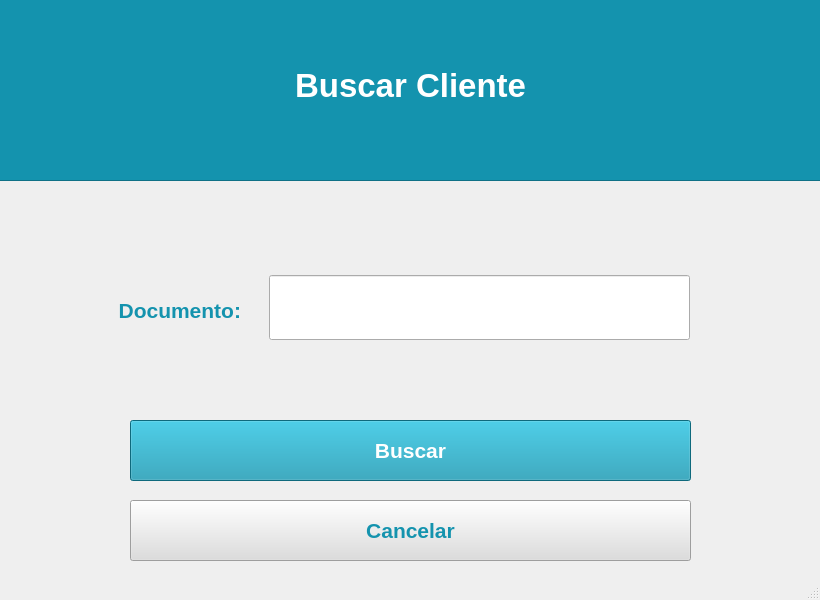
<?xml version="1.0" encoding="UTF-8"?>
<ui version="4.0">
 <class>MainWindow</class>
 <widget class="QMainWindow" name="MainWindow">
  <property name="enabled">
   <bool>true</bool>
  </property>
  <property name="geometry">
   <rect>
    <x>0</x>
    <y>0</y>
    <width>820</width>
    <height>600</height>
   </rect>
  </property>
  <property name="sizePolicy">
   <sizepolicy hsizetype="Preferred" vsizetype="Preferred">
    <horstretch>0</horstretch>
    <verstretch>0</verstretch>
   </sizepolicy>
  </property>
  <property name="minimumSize">
   <size>
    <width>820</width>
    <height>600</height>
   </size>
  </property>
  <property name="maximumSize">
   <size>
    <width>820</width>
    <height>600</height>
   </size>
  </property>
  <property name="windowTitle">
   <string>MainWindow</string>
  </property>
  <property name="toolButtonStyle">
   <enum>Qt::ToolButtonTextUnderIcon</enum>
  </property>
  <property name="animated">
   <bool>false</bool>
  </property>
  <property name="documentMode">
   <bool>true</bool>
  </property>
  <widget class="QWidget" name="centralwidget">
   <widget class="QPushButton" name="Buscar">
    <property name="geometry">
     <rect>
      <x>130</x>
      <y>420</y>
      <width>561</width>
      <height>61</height>
     </rect>
    </property>
    <property name="palette">
     <palette>
      <active>
       <colorrole role="WindowText">
        <brush brushstyle="SolidPattern">
         <color alpha="255">
          <red>255</red>
          <green>255</green>
          <blue>255</blue>
         </color>
        </brush>
       </colorrole>
       <colorrole role="Button">
        <brush brushstyle="SolidPattern">
         <color alpha="255">
          <red>20</red>
          <green>147</green>
          <blue>174</blue>
         </color>
        </brush>
       </colorrole>
       <colorrole role="ButtonText">
        <brush brushstyle="SolidPattern">
         <color alpha="255">
          <red>255</red>
          <green>255</green>
          <blue>255</blue>
         </color>
        </brush>
       </colorrole>
       <colorrole role="Base">
        <brush brushstyle="SolidPattern">
         <color alpha="255">
          <red>20</red>
          <green>147</green>
          <blue>174</blue>
         </color>
        </brush>
       </colorrole>
       <colorrole role="Window">
        <brush brushstyle="SolidPattern">
         <color alpha="255">
          <red>20</red>
          <green>147</green>
          <blue>174</blue>
         </color>
        </brush>
       </colorrole>
      </active>
      <inactive>
       <colorrole role="WindowText">
        <brush brushstyle="SolidPattern">
         <color alpha="255">
          <red>255</red>
          <green>255</green>
          <blue>255</blue>
         </color>
        </brush>
       </colorrole>
       <colorrole role="Button">
        <brush brushstyle="SolidPattern">
         <color alpha="255">
          <red>20</red>
          <green>147</green>
          <blue>174</blue>
         </color>
        </brush>
       </colorrole>
       <colorrole role="ButtonText">
        <brush brushstyle="SolidPattern">
         <color alpha="255">
          <red>255</red>
          <green>255</green>
          <blue>255</blue>
         </color>
        </brush>
       </colorrole>
       <colorrole role="Base">
        <brush brushstyle="SolidPattern">
         <color alpha="255">
          <red>20</red>
          <green>147</green>
          <blue>174</blue>
         </color>
        </brush>
       </colorrole>
       <colorrole role="Window">
        <brush brushstyle="SolidPattern">
         <color alpha="255">
          <red>20</red>
          <green>147</green>
          <blue>174</blue>
         </color>
        </brush>
       </colorrole>
      </inactive>
      <disabled>
       <colorrole role="WindowText">
        <brush brushstyle="SolidPattern">
         <color alpha="255">
          <red>120</red>
          <green>120</green>
          <blue>120</blue>
         </color>
        </brush>
       </colorrole>
       <colorrole role="Button">
        <brush brushstyle="SolidPattern">
         <color alpha="255">
          <red>20</red>
          <green>147</green>
          <blue>174</blue>
         </color>
        </brush>
       </colorrole>
       <colorrole role="ButtonText">
        <brush brushstyle="SolidPattern">
         <color alpha="255">
          <red>120</red>
          <green>120</green>
          <blue>120</blue>
         </color>
        </brush>
       </colorrole>
       <colorrole role="Base">
        <brush brushstyle="SolidPattern">
         <color alpha="255">
          <red>20</red>
          <green>147</green>
          <blue>174</blue>
         </color>
        </brush>
       </colorrole>
       <colorrole role="Window">
        <brush brushstyle="SolidPattern">
         <color alpha="255">
          <red>20</red>
          <green>147</green>
          <blue>174</blue>
         </color>
        </brush>
       </colorrole>
      </disabled>
     </palette>
    </property>
    <property name="font">
     <font>
      <pointsize>16</pointsize>
      <weight>75</weight>
      <italic>false</italic>
      <bold>true</bold>
      <underline>false</underline>
      <strikeout>false</strikeout>
     </font>
    </property>
    <property name="styleSheet">
     <string notr="true">background-color: rgb(20, 147, 174)</string>
    </property>
    <property name="text">
     <string>Buscar</string>
    </property>
   </widget>
   <widget class="QPushButton" name="Cancelar">
    <property name="geometry">
     <rect>
      <x>130</x>
      <y>500</y>
      <width>561</width>
      <height>61</height>
     </rect>
    </property>
    <property name="palette">
     <palette>
      <active>
       <colorrole role="Button">
        <brush brushstyle="SolidPattern">
         <color alpha="255">
          <red>221</red>
          <green>221</green>
          <blue>221</blue>
         </color>
        </brush>
       </colorrole>
       <colorrole role="ButtonText">
        <brush brushstyle="SolidPattern">
         <color alpha="255">
          <red>20</red>
          <green>147</green>
          <blue>174</blue>
         </color>
        </brush>
       </colorrole>
       <colorrole role="Base">
        <brush brushstyle="SolidPattern">
         <color alpha="255">
          <red>221</red>
          <green>221</green>
          <blue>221</blue>
         </color>
        </brush>
       </colorrole>
       <colorrole role="Window">
        <brush brushstyle="SolidPattern">
         <color alpha="255">
          <red>221</red>
          <green>221</green>
          <blue>221</blue>
         </color>
        </brush>
       </colorrole>
      </active>
      <inactive>
       <colorrole role="Button">
        <brush brushstyle="SolidPattern">
         <color alpha="255">
          <red>221</red>
          <green>221</green>
          <blue>221</blue>
         </color>
        </brush>
       </colorrole>
       <colorrole role="ButtonText">
        <brush brushstyle="SolidPattern">
         <color alpha="255">
          <red>20</red>
          <green>147</green>
          <blue>174</blue>
         </color>
        </brush>
       </colorrole>
       <colorrole role="Base">
        <brush brushstyle="SolidPattern">
         <color alpha="255">
          <red>221</red>
          <green>221</green>
          <blue>221</blue>
         </color>
        </brush>
       </colorrole>
       <colorrole role="Window">
        <brush brushstyle="SolidPattern">
         <color alpha="255">
          <red>221</red>
          <green>221</green>
          <blue>221</blue>
         </color>
        </brush>
       </colorrole>
      </inactive>
      <disabled>
       <colorrole role="Button">
        <brush brushstyle="SolidPattern">
         <color alpha="255">
          <red>221</red>
          <green>221</green>
          <blue>221</blue>
         </color>
        </brush>
       </colorrole>
       <colorrole role="ButtonText">
        <brush brushstyle="SolidPattern">
         <color alpha="255">
          <red>120</red>
          <green>120</green>
          <blue>120</blue>
         </color>
        </brush>
       </colorrole>
       <colorrole role="Base">
        <brush brushstyle="SolidPattern">
         <color alpha="255">
          <red>221</red>
          <green>221</green>
          <blue>221</blue>
         </color>
        </brush>
       </colorrole>
       <colorrole role="Window">
        <brush brushstyle="SolidPattern">
         <color alpha="255">
          <red>221</red>
          <green>221</green>
          <blue>221</blue>
         </color>
        </brush>
       </colorrole>
      </disabled>
     </palette>
    </property>
    <property name="font">
     <font>
      <pointsize>16</pointsize>
      <weight>75</weight>
      <bold>true</bold>
     </font>
    </property>
    <property name="styleSheet">
     <string notr="true">background-color: rgb(221, 221, 221);</string>
    </property>
    <property name="text">
     <string>Cancelar</string>
    </property>
   </widget>
   <widget class="QLabel" name="label_2">
    <property name="geometry">
     <rect>
      <x>70</x>
      <y>270</y>
      <width>171</width>
      <height>81</height>
     </rect>
    </property>
    <property name="palette">
     <palette>
      <active>
       <colorrole role="WindowText">
        <brush brushstyle="SolidPattern">
         <color alpha="255">
          <red>20</red>
          <green>147</green>
          <blue>174</blue>
         </color>
        </brush>
       </colorrole>
      </active>
      <inactive>
       <colorrole role="WindowText">
        <brush brushstyle="SolidPattern">
         <color alpha="255">
          <red>20</red>
          <green>147</green>
          <blue>174</blue>
         </color>
        </brush>
       </colorrole>
      </inactive>
      <disabled>
       <colorrole role="WindowText">
        <brush brushstyle="SolidPattern">
         <color alpha="255">
          <red>120</red>
          <green>120</green>
          <blue>120</blue>
         </color>
        </brush>
       </colorrole>
      </disabled>
     </palette>
    </property>
    <property name="font">
     <font>
      <pointsize>16</pointsize>
      <weight>75</weight>
      <bold>true</bold>
     </font>
    </property>
    <property name="text">
     <string>  Documento:</string>
    </property>
    <property name="alignment">
     <set>Qt::AlignRight|Qt::AlignTrailing|Qt::AlignVCenter</set>
    </property>
   </widget>
   <widget class="QFrame" name="frame">
    <property name="geometry">
     <rect>
      <x>-130</x>
      <y>-20</y>
      <width>1621</width>
      <height>201</height>
     </rect>
    </property>
    <property name="styleSheet">
     <string notr="true">background-color: rgb(20, 147, 174);</string>
    </property>
    <property name="frameShape">
     <enum>QFrame::StyledPanel</enum>
    </property>
    <property name="frameShadow">
     <enum>QFrame::Raised</enum>
    </property>
    <widget class="QLabel" name="label_15">
     <property name="geometry">
      <rect>
       <x>265</x>
       <y>70</y>
       <width>551</width>
       <height>71</height>
      </rect>
     </property>
     <property name="palette">
      <palette>
       <active>
        <colorrole role="WindowText">
         <brush brushstyle="SolidPattern">
          <color alpha="255">
           <red>255</red>
           <green>255</green>
           <blue>255</blue>
          </color>
         </brush>
        </colorrole>
        <colorrole role="Button">
         <brush brushstyle="SolidPattern">
          <color alpha="255">
           <red>20</red>
           <green>147</green>
           <blue>174</blue>
          </color>
         </brush>
        </colorrole>
        <colorrole role="Base">
         <brush brushstyle="SolidPattern">
          <color alpha="255">
           <red>20</red>
           <green>147</green>
           <blue>174</blue>
          </color>
         </brush>
        </colorrole>
        <colorrole role="Window">
         <brush brushstyle="SolidPattern">
          <color alpha="255">
           <red>20</red>
           <green>147</green>
           <blue>174</blue>
          </color>
         </brush>
        </colorrole>
       </active>
       <inactive>
        <colorrole role="WindowText">
         <brush brushstyle="SolidPattern">
          <color alpha="255">
           <red>255</red>
           <green>255</green>
           <blue>255</blue>
          </color>
         </brush>
        </colorrole>
        <colorrole role="Button">
         <brush brushstyle="SolidPattern">
          <color alpha="255">
           <red>20</red>
           <green>147</green>
           <blue>174</blue>
          </color>
         </brush>
        </colorrole>
        <colorrole role="Base">
         <brush brushstyle="SolidPattern">
          <color alpha="255">
           <red>20</red>
           <green>147</green>
           <blue>174</blue>
          </color>
         </brush>
        </colorrole>
        <colorrole role="Window">
         <brush brushstyle="SolidPattern">
          <color alpha="255">
           <red>20</red>
           <green>147</green>
           <blue>174</blue>
          </color>
         </brush>
        </colorrole>
       </inactive>
       <disabled>
        <colorrole role="WindowText">
         <brush brushstyle="SolidPattern">
          <color alpha="255">
           <red>120</red>
           <green>120</green>
           <blue>120</blue>
          </color>
         </brush>
        </colorrole>
        <colorrole role="Button">
         <brush brushstyle="SolidPattern">
          <color alpha="255">
           <red>20</red>
           <green>147</green>
           <blue>174</blue>
          </color>
         </brush>
        </colorrole>
        <colorrole role="Base">
         <brush brushstyle="SolidPattern">
          <color alpha="255">
           <red>20</red>
           <green>147</green>
           <blue>174</blue>
          </color>
         </brush>
        </colorrole>
        <colorrole role="Window">
         <brush brushstyle="SolidPattern">
          <color alpha="255">
           <red>20</red>
           <green>147</green>
           <blue>174</blue>
          </color>
         </brush>
        </colorrole>
       </disabled>
      </palette>
     </property>
     <property name="font">
      <font>
       <pointsize>25</pointsize>
       <weight>75</weight>
       <bold>true</bold>
       <stylestrategy>PreferDefault</stylestrategy>
      </font>
     </property>
     <property name="layoutDirection">
      <enum>Qt::LeftToRight</enum>
     </property>
     <property name="text">
      <string>Buscar Cliente</string>
     </property>
     <property name="alignment">
      <set>Qt::AlignCenter</set>
     </property>
    </widget>
   </widget>
   <widget class="QFrame" name="frame_2">
    <property name="geometry">
     <rect>
      <x>410</x>
      <y>40</y>
      <width>1</width>
      <height>1</height>
     </rect>
    </property>
    <property name="frameShape">
     <enum>QFrame::StyledPanel</enum>
    </property>
    <property name="frameShadow">
     <enum>QFrame::Raised</enum>
    </property>
   </widget>
   <widget class="QLineEdit" name="lineEdit">
    <property name="geometry">
     <rect>
      <x>269</x>
      <y>275</y>
      <width>421</width>
      <height>65</height>
     </rect>
    </property>
    <property name="font">
     <font>
      <pointsize>14</pointsize>
     </font>
    </property>
   </widget>
  </widget>
  <widget class="QStatusBar" name="statusbar"/>
 </widget>
 <resources/>
 <connections/>
</ui>
